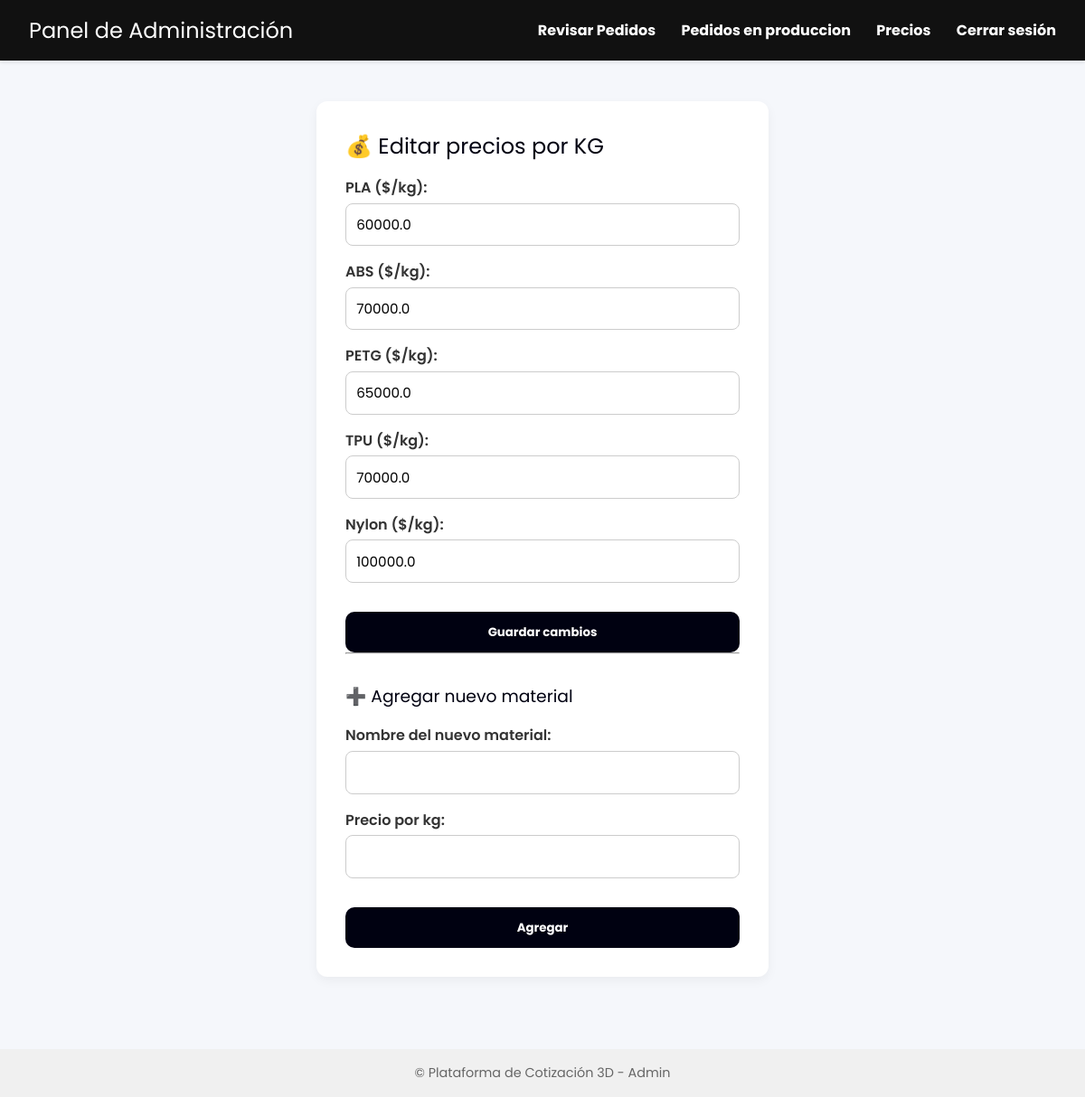
The page /admin/precios (signed in) on the database its author committed.
### tables this page shows
CREATE TABLE materiales (
            id INTEGER PRIMARY KEY AUTOINCREMENT,
            nombre TEXT NOT NULL UNIQUE,
            precio_por_kg REAL NOT NULL
        );

### app.py (the view)
@app.route('/admin/precios', methods=["GET", "POST"])
def admin_precios():
    if 'admin' not in session:
        return redirect('/login_admin')
    conn = sqlite3.connect(DB)
    c = conn.cursor()
    if request.method == "POST":
        for nombre in request.form:
            nuevo_precio = request.form[nombre]
            if nuevo_precio:
                c.execute("UPDATE materiales SET precio_por_kg = ? WHERE nombre = ?", (float(nuevo_precio), nombre))
        conn.commit()
    c.execute("SELECT nombre, precio_por_kg FROM materiales")
    materiales = {nombre: precio for nombre, precio in c.fetchall()}
    conn.close()
    return render_template("admin_precios.html", precios=materiales)

### templates/admin_precios.html (shortened to what this page needs)
{% extends "base_admin.html" %}
{% block contenido %}
<section class="formulario-box" style="max-width: 500px; margin: auto;margin-top: 80px">
    <h2>💰 Editar precios por KG</h2>
    <form method="POST">
        {% for nombre, precio in precios.items() %}
        <div class="input-group">
            <label for="{{ nombre }}">{{ nombre }} ($/kg):</label>
            <input type="number" step="0.01" name="{{ nombre }}" id="{{ nombre }}" value="{{ precio }}" required>
        </div>
        {% endfor %}
        <button type="submit" class="btn-principal" style="margin-top: 1rem;">Guardar cambios</button>
    </form>
    <hr>
    <h3 style="margin-top: 2rem;">➕ Agregar nuevo material</h3>
    <form action="/admin/agregar_material" method="POST">
        <div class="input-group">
            <label for="nuevo_material">Nombre del nuevo material:</label>
            <input type="text" name="nuevo_material" required>
        </div>
        <div class="input-group">
            <label for="nuevo_precio">Precio por kg:</label>
            <input type="number" name="nuevo_precio" step="0.01" required>
        </div>
        <button type="submit" class="btn-principal" style="margin-top: 1rem;">Agregar</button>
    </form>
</section>
{% endblock %}

### static/style.css (style rules this page uses)
* { justify-items: stretch; margin: 0; padding: 0; box-sizing: border-box; font-family: 'Poppins', sans-serif; font-weight: 400; font-style: normal; text-decoration: none; }
body { background: #f5f7fb; color: #333; }
.formulario-box { background: white; padding: 2rem; border-radius: 12px; flex: 1 1 60%; min-width: 300px; box-shadow: 0 4px 12px rgba(0,0,0,0.05); }
h2, h3 { margin-bottom: 1rem; color: #000111; }
.input-group { display: flex; flex-direction: column; margin-bottom: 1rem; }
.input-group label { font-weight: 600; margin-bottom: 0.3rem; }
.input-group input, .input-group select { padding: 0.7rem; border: 1px solid #ccc; border-radius: 8px; font-size: 0.95rem; }
.btn-principal { background-color: #000111; color: white; padding: 0.8rem; border: none; border-radius: 10px; font-weight: bold; cursor: pointer; transition: background-color 0.3s; margin-top: 1rem; width: 100%; }

### rows shown on the page
materiales: nombre "PLA", PLA "60000.0"
materiales: nombre "ABS", ABS "70000.0"
materiales: nombre "PETG", PETG "65000.0"
materiales: nombre "TPU", precio_por_kg "70000.0"
materiales: nombre "Nylon", precio_por_kg "100000.0"
